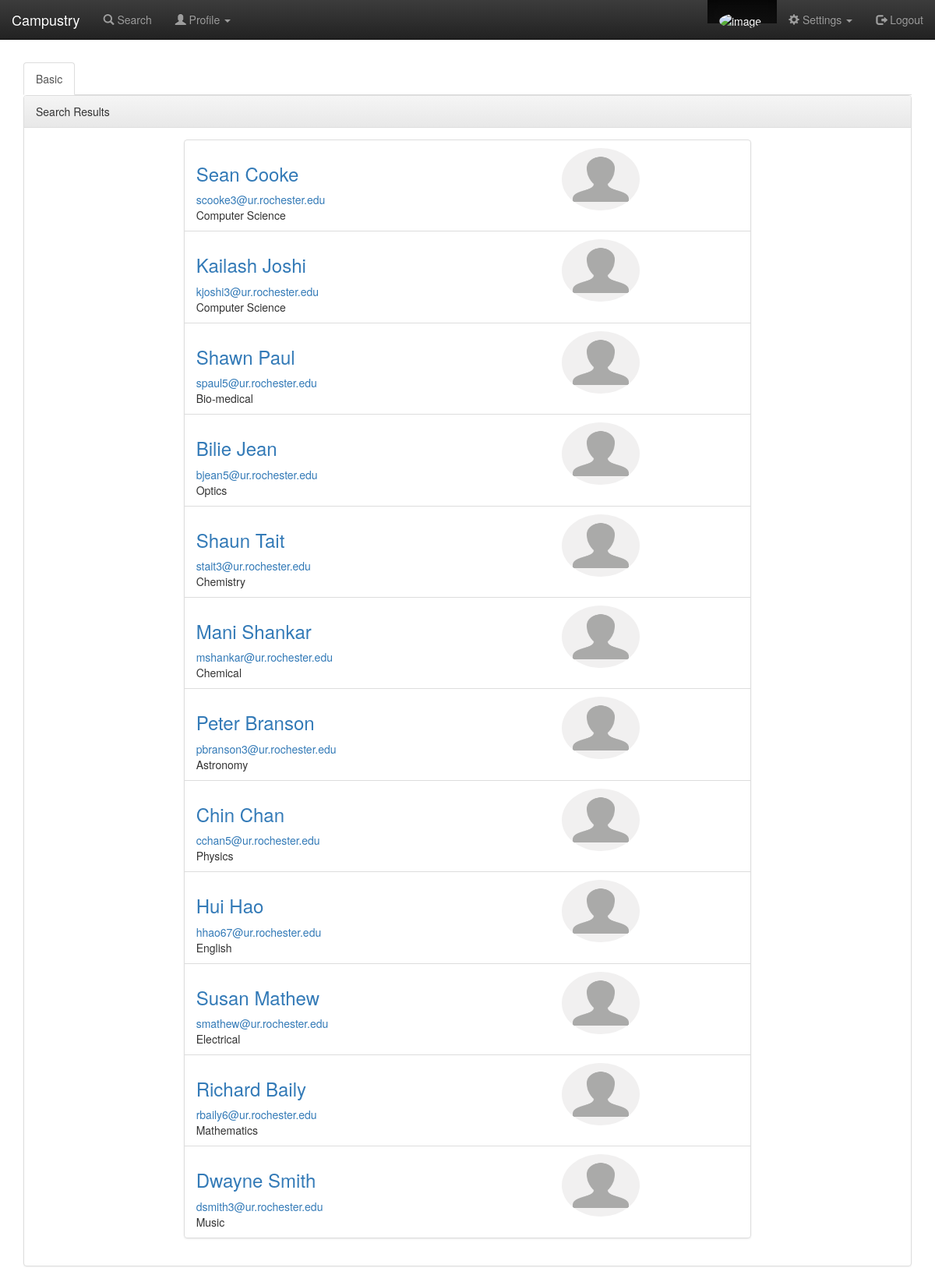
The page /searchResults.php on the database its author committed.
### tables this page shows
CREATE TABLE UsersProfile
(
	UserID int NOT NULL,
	Dept varchar(100),
	GradLevel varchar(100),
	Image varchar(100),
	Contact varchar(100),
	Course varchar(100),
	Skill varchar(100),
	Project varchar(100),
	Research varchar(100),
	Hobby varchar(100),
	FacebookUrl varchar(100),
	LinkedinUrl varchar(100),
	TwitterUrl varchar(100),
	Active boolean not null default 1,
	FOREIGN KEY (UserID) REFERENCES Users(UserID)
);

CREATE TABLE Users
(
	UserID int NOT NULL AUTO_INCREMENT,
	FirstName varchar(20) NOT NULL,
	LastName varchar(20),
	EMail varchar(255),
	PWD varchar(255),
	PRIMARY KEY (UserID)
);

### searchResults.php (the view, shortened to what this page needs)
<!DOCTYPE html>
<html lang="en">
<head>
	<link rel="stylesheet" href="https://maxcdn.bootstrapcdn.com/bootstrap/3.2.0/css/bootstrap.min.css">
	<link rel="stylesheet" href="https://maxcdn.bootstrapcdn.com/bootstrap/3.2.0/css/bootstrap-theme.min.css">
	<link rel="stylesheet" href="/css/typeahead.css">
</head>
<body background="images/bg7.jpg">
	<?php
	require 'includes/header.php';
	require_once 'db_conn.php';
	?>
	<br><br><br><br>
	<div class="container">
		<ul class="nav nav-tabs">
			<li class="active"><a href="search.php">Basic</a></li>
</ul>
<div class="panel panel-default">
	<div class="panel-heading">Search Results</div>
	<div class="panel-body">
		<div class="row">
			<div class="col-sm-2"></div>
			<div class="col-sm-8">
				<ul class="list-group">
					<?php
					$query = $_GET['typeahead'];
					$query_sql = "SELECT U.UserId, U.FirstName, U.LastName, U.EMail, P.Dept, P.Image
					FROM Users U Left Join UsersProfile P
					ON U.UserID = P.UserID
					WHERE P.Active=1 AND (U.FirstName like '%$query%'
						or U.LastName like '%$query%'
						or CONCAT(U.FirstName, ' ', U.LastName) like '%$query%'
						or U.EMail like '%$query%'
						or P.Dept like '%$query%'
						or P.GradLevel like '%$query%'
						or P.Contact like '%$query%'
						or P.Course like '%$query%'
						or P.Skill like '%$query%'
						or P.Project like '%$query%'
						or P.Research like '%$query%'
						or P.Hobby like '%$query%')";
$query_result = mysql_query($query_sql, $conn);
while($query_row = mysql_fetch_array($query_result, MYSQL_ASSOC)){
	$profileImage = $query_row['Image'];
	echo "<li class='list-group-item'>
	<div class='row'>
		<img src='$profileImage' class='img-circle' alt='Cinque Terre' width='100' height='80'>
		<div class='col-sm-8'>
			<a href='viewProfile.php?userId=".$query_row['UserId']."'><h3>".$query_row['FirstName']." ".$query_row['LastName']."</h3></a><a href='mailto:".$query_row['EMail']."'>".$query_row['EMail']."</a><br>".$query_row['Dept']."
		</div>
	</li>";
}
?>
</ul></div>
<div class="col-sm-2"></div></div>
</div>
</div>
</div>
</body>
</html>

### includes/header.php (shortened to what this page needs)
<!DOCTYPE html>
<html>
<head>
</head>
<body>
	<nav class="navbar navbar-inverse navbar-fixed-top">
		<div class="container-fluid">
			<div class="navbar-header">
				<a class="navbar-brand" href="/search.php">Campustry</a>
			</div>
			<div class="collapse navbar-collapse" id="myNavbar">
				<ul class="nav navbar-nav">
					<li ><a href="search.php"><span class="glyphicon glyphicon-search"></span> Search</a></li>
					<li><a class="dropdown-toggle" data-toggle="dropdown" href=""><span class="glyphicon glyphicon-user"></span> Profile
						<span class="caret"></span></a>
					</li>
				</ul>
				<ul class="nav navbar-nav navbar-right">
					<li class="active"><a href="viewProfile.php?userId=<?php echo $_SESSION['userId']; ?>"><div style="float:left"><img src="<?php echo $_SESSION['userImage']; ?>" class="img-circle" alt="image" width="25" height="25"> </div>
						<div style="float:left; padding-left : 5px;" id="currentUser"><?php echo $_SESSION['userName']; ?></div></a></li>
						<li><a class="dropdown-toggle" data-toggle="dropdown" href=""><span class="glyphicon glyphicon-cog"></span> Settings
							<span class="caret"></span></a>
						</li>
						<li><a href="#logout" onclick="logout();"><span class="glyphicon glyphicon-log-out"></span> Logout</a></li>
					</ul>
				</div>
			</div>
		</nav>
	</body>
	</html>

### rows shown on the page
usersprofile: Image (placeholder picture), UserID.FirstName "Sean", UserID.LastName "Cooke", UserID.EMail "scooke3@ur.rochester.edu", Dept "Computer Science"
usersprofile: Image (placeholder picture), UserID.FirstName "Kailash", UserID.LastName "Joshi", UserID.EMail "kjoshi3@ur.rochester.edu", Dept "Computer Science"
usersprofile: Image (placeholder picture), UserID.FirstName "Shawn", UserID.LastName "Paul", UserID.EMail "spaul5@ur.rochester.edu", Dept "Bio-medical"
usersprofile: Image (placeholder picture), UserID.FirstName "Bilie", UserID.LastName "Jean", UserID.EMail "bjean5@ur.rochester.edu", Dept "Optics"
usersprofile: Image (placeholder picture), UserID.FirstName "Shaun", UserID.LastName "Tait", UserID.EMail "stait3@ur.rochester.edu", Dept "Chemistry"
usersprofile: Image (placeholder picture), UserID.FirstName "Mani", UserID.LastName "Shankar", UserID.EMail "mshankar@ur.rochester.edu", Dept "Chemical"
usersprofile: Image (placeholder picture), UserID.FirstName "Peter", UserID.LastName "Branson", UserID.EMail "pbranson3@ur.rochester.edu", Dept "Astronomy"
usersprofile: Image (placeholder picture), UserID.FirstName "Chin", UserID.LastName "Chan", UserID.EMail "cchan5@ur.rochester.edu", Dept "Physics"
usersprofile: Image (placeholder picture), UserID.FirstName "Hui", UserID.LastName "Hao", UserID.EMail "hhao67@ur.rochester.edu", Dept "English"
usersprofile: Image (placeholder picture), UserID.FirstName "Susan", UserID.LastName "Mathew", UserID.EMail "smathew@ur.rochester.edu", Dept "Electrical"
usersprofile: Image (placeholder picture), UserID.FirstName "Richard", UserID.LastName "Baily", UserID.EMail "rbaily6@ur.rochester.edu", Dept "Mathematics"
usersprofile: Image (placeholder picture), UserID.FirstName "Dwayne", UserID.LastName "Smith", UserID.EMail "dsmith3@ur.rochester.edu", Dept "Music"
